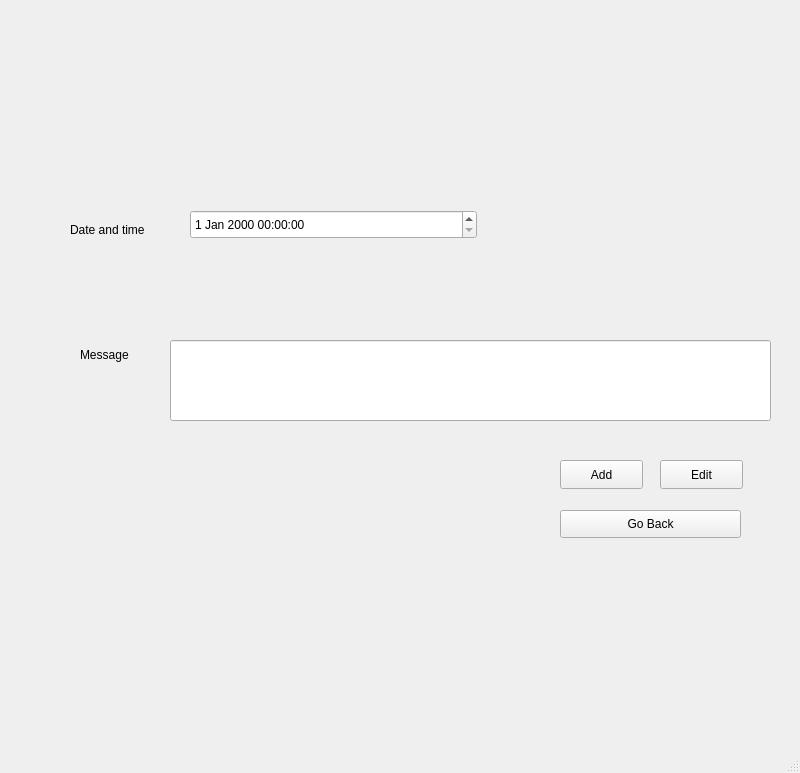
<?xml version="1.0" encoding="UTF-8"?>
<ui version="4.0">
 <class>remWindowClass</class>
 <widget class="QMainWindow" name="remWindowClass">
  <property name="geometry">
   <rect>
    <x>0</x>
    <y>0</y>
    <width>800</width>
    <height>773</height>
   </rect>
  </property>
  <property name="windowTitle">
   <string>MainWindow</string>
  </property>
  <widget class="QWidget" name="centralwidget">
   <widget class="QPushButton" name="reminder_add">
    <property name="geometry">
     <rect>
      <x>560</x>
      <y>460</y>
      <width>83</width>
      <height>29</height>
     </rect>
    </property>
    <property name="text">
     <string>Add</string>
    </property>
   </widget>
   <widget class="QLabel" name="label_2">
    <property name="geometry">
     <rect>
      <x>80</x>
      <y>340</y>
      <width>58</width>
      <height>29</height>
     </rect>
    </property>
    <property name="text">
     <string>Message</string>
    </property>
   </widget>
   <widget class="QLineEdit" name="Reminders">
    <property name="geometry">
     <rect>
      <x>170</x>
      <y>340</y>
      <width>601</width>
      <height>81</height>
     </rect>
    </property>
   </widget>
   <widget class="QDateTimeEdit" name="reminder_date">
    <property name="geometry">
     <rect>
      <x>190</x>
      <y>210</y>
      <width>287</width>
      <height>29</height>
     </rect>
    </property>
   </widget>
   <widget class="QPushButton" name="Edit_button">
    <property name="geometry">
     <rect>
      <x>660</x>
      <y>460</y>
      <width>83</width>
      <height>29</height>
     </rect>
    </property>
    <property name="text">
     <string>Edit</string>
    </property>
   </widget>
   <widget class="QLabel" name="label">
    <property name="geometry">
     <rect>
      <x>70</x>
      <y>219</y>
      <width>101</width>
      <height>21</height>
     </rect>
    </property>
    <property name="text">
     <string>Date and time</string>
    </property>
   </widget>
   <widget class="QPushButton" name="toDash">
    <property name="geometry">
     <rect>
      <x>560</x>
      <y>510</y>
      <width>181</width>
      <height>28</height>
     </rect>
    </property>
    <property name="text">
     <string>Go Back</string>
    </property>
   </widget>
  </widget>
  <widget class="QMenuBar" name="menubar">
   <property name="geometry">
    <rect>
     <x>0</x>
     <y>0</y>
     <width>800</width>
     <height>26</height>
    </rect>
   </property>
  </widget>
  <widget class="QStatusBar" name="statusbar"/>
 </widget>
 <resources/>
 <connections/>
</ui>
